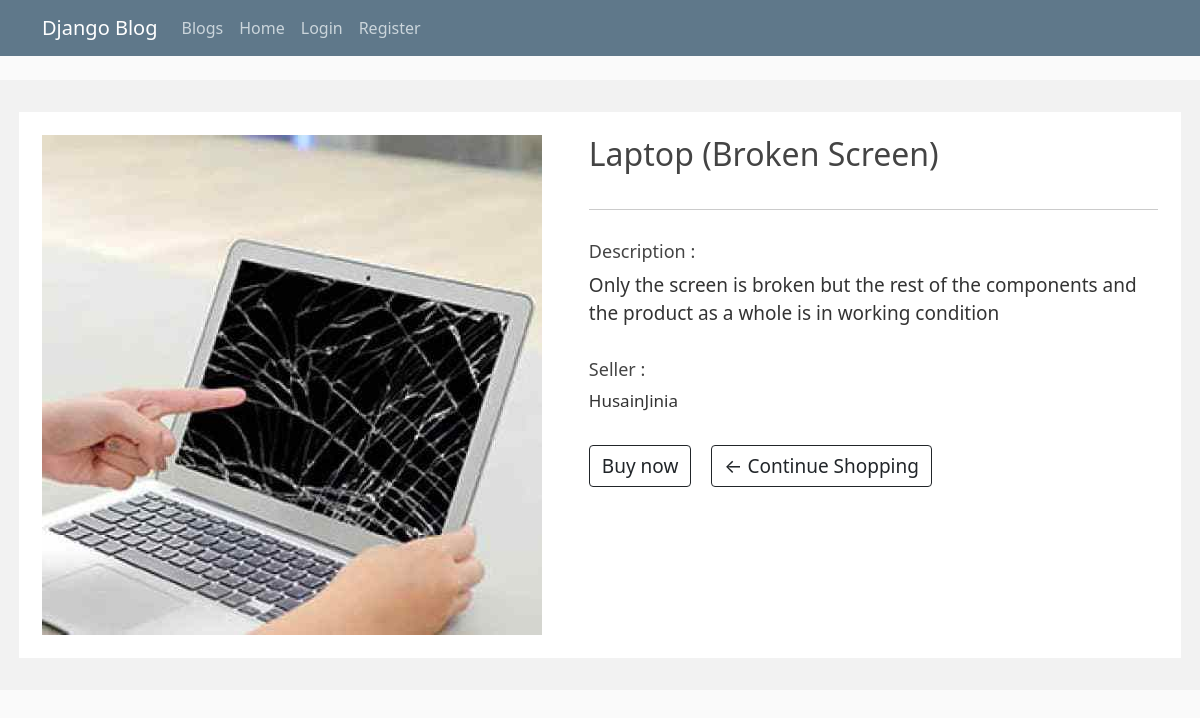
Page /1 on the earlier database version.
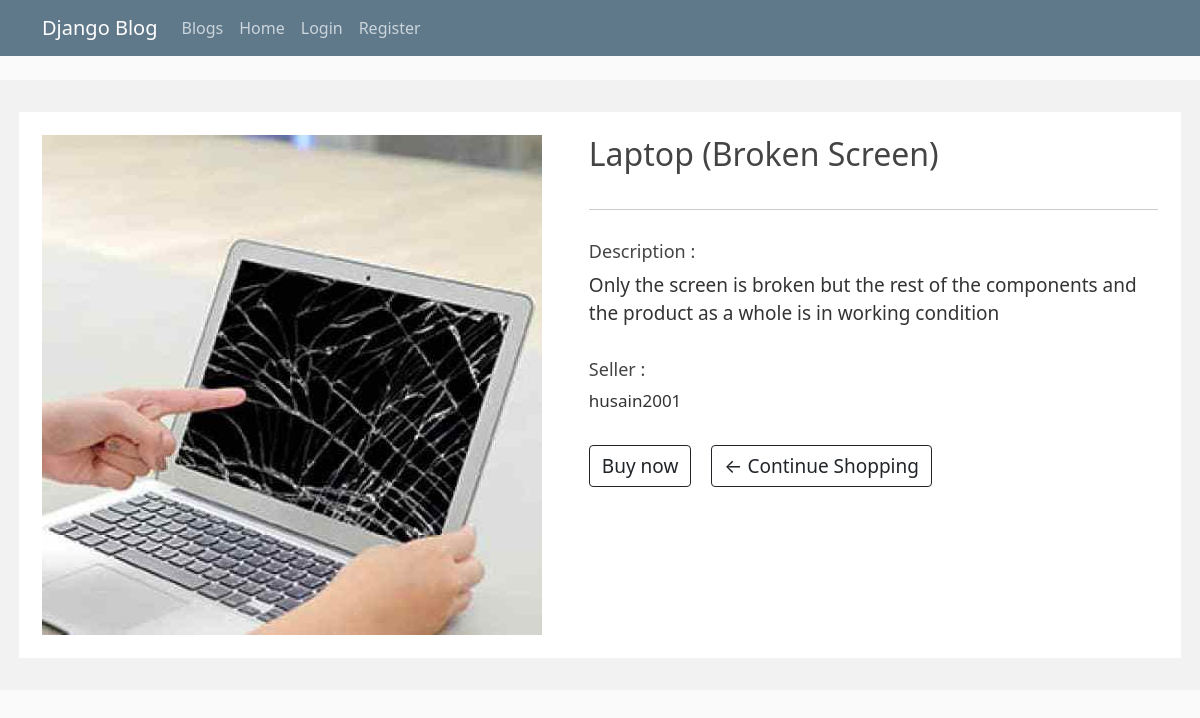
Same page on the later database version.
### product/models.py (models this page shows, shortened)
class Post(models.Model):
    title = models.CharField(max_length=100)
    description = models.CharField(max_length=500)
    date_posted = models.DateTimeField(default=timezone.now)
    customer = models.ForeignKey(User, on_delete=models.CASCADE)
    image = models.ImageField(upload_to = 'uploads/photos/', null=True, blank=True)

### product/views.py (the view)
# urls.py: path('<int:product_id>', views.viewmore, name = 'ViewProduct')
def viewmore(request,product_id):
    products = Post.objects.get(id=product_id)
    return render(request, 'product/ViewMore.html',
    {
    "posts":products
    })

### product/templates/product/ViewMore.html (shortened to what this page needs)
{% extends 'product/base.html' %}
{% block content %}
        <div class="facts-container-1">
            <div class="facts-container-2">
                <div class="facts-container-image-1">
                    <div class="image-1">
                        <img class="image1" src="{{posts.image.url}}" style="max-width: 500px; max-height: 500px;" alt="">
                    </div>
                    <div class="text-1">
                        <div class="fact-1-header">
                            <h2>{{posts.title}}</h2>
                        </div>
                        <hr>
                        <div style="margin-top: 15px;">
                            <h2 style="font-size: 18px;">Description : </h2>
                            <p style="font-size: 19px;">{{posts.description}}</p>
                        </div>
                        <div style="margin-top: 15px;">
                            <h2 style="font-size: 18px;">Seller : </h2>
                            <p style="font-size: 17px; ">{{posts.customer}}</p>
                        </div>
                        <div style="margin-top: 15px; display: flex;">
                            <div><a href="{% url 'product-home' %}" class="btn btn-outline-dark" style="font-size: 19px">Buy now</a></div>
                            <div style="margin-left: 20px ;"><a href="{% url 'product-home' %}" class="btn btn-outline-dark" style="font-size: 19px">&#x2190; Continue Shopping</a></div>
                        </div>
                    </div>
                </div>
                </div>
            </div>
{% endblock content %}

Differences in the rows shown:
changed Post "Laptop (Broken Screen)": customer "HusainJinia" → "husain2001"
